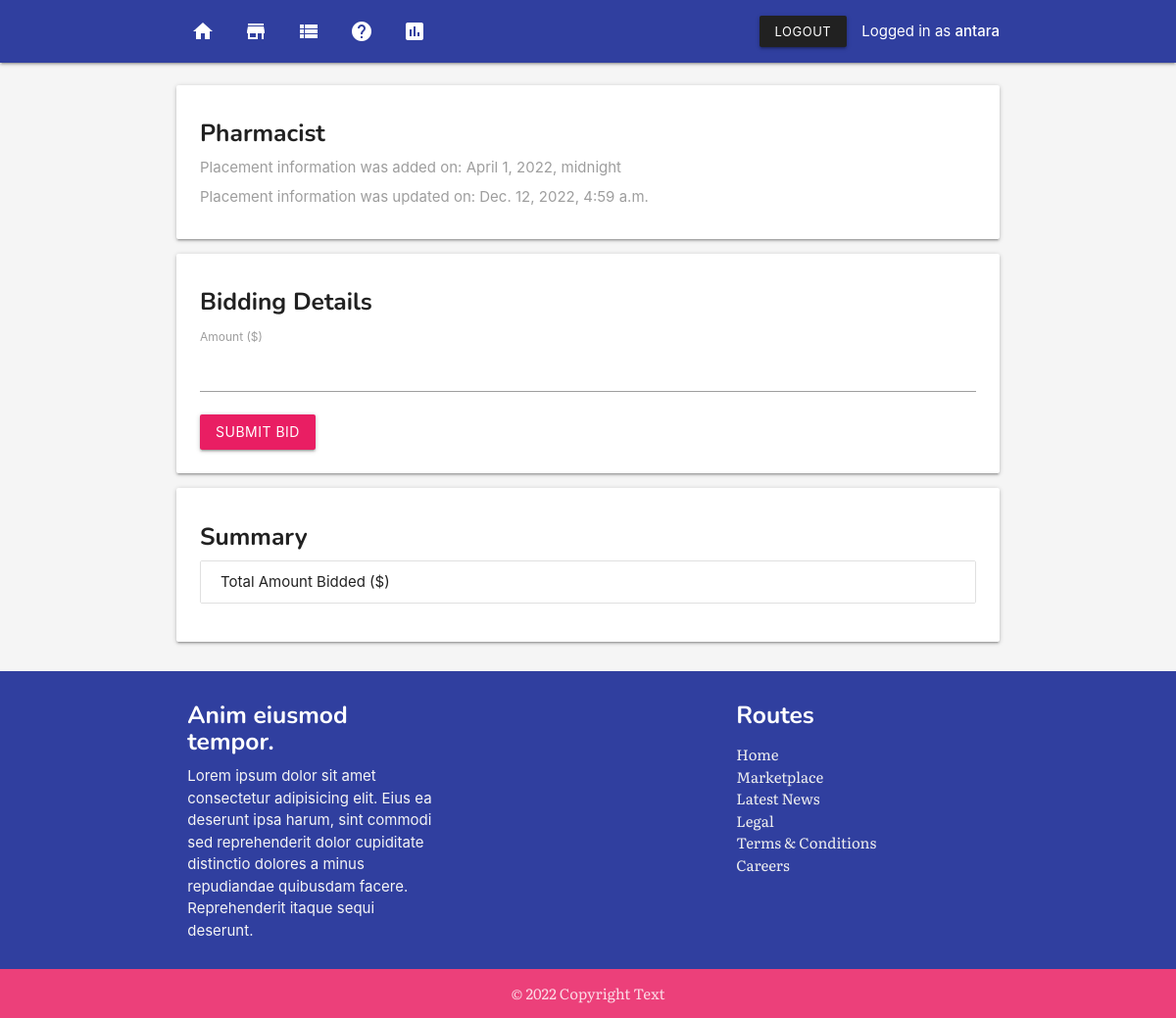
Screenshot of /marketplace/1/ (signed in) with the database file from the repository.
### core/models.py (models this page shows, shortened)
class User(AbstractUser):
    first_name = models.CharField(max_length=255, null=True)
    last_name = models.CharField(max_length=150, null=True)
    email = models.EmailField(unique=True)
    address = models.CharField(max_length=300, null=True)
    phone = models.CharField(
        max_length=10,
        null=True,
        validators=[
            MinLengthValidator(10)
        ]
    )
    age = models.CharField(max_length=5, null=True)
    birth_date = models.DateField(null=True)

### system/models.py (models this page shows, shortened)
class Auction(models.Model):
    title = models.CharField(max_length=255)
    slug = models.SlugField()
    start_time = models.DateTimeField(null=True)
    end_time = models.DateTimeField(null=True)
    start_price = models.DecimalField(max_digits=10, decimal_places=2, null=True)
    created = models.DateTimeField(auto_now_add=True)
    modified = models.DateTimeField(auto_now=True)
    winner = models.ForeignKey(User, on_delete=models.CASCADE, null=True)

### system/views.py (the view, shortened to what this page needs)
# urls.py: path('marketplace/<auction_id>/', views.auction_detail, name='auction-detail'),
@login_required
def auction_detail(request, auction_id):
    auction = get_object_or_404(Auction, pk=auction_id)
    context = {
        'auction': auction,
    }
    return render(request, 'auction_detail.html', context)

### templates/auction_detail.html (shortened to what this page needs)
{% extends 'base.html' %}
{% block content %}
{% include 'nav.html' %}
<section class="section">
    <section class="container">
            <div class="card">
                    <div class="card-content">
                        <h5>{{ auction.title }}</h5>
                        <p class="grey-text">Placement information was added on: {{ auction.created }}</p>
                        <p class="grey-text">Placement information was updated on: {{ auction.modified }}</p>
                    </div>
                </div>
       <div class="card">
           <div class="card-content">
               <form action="" method="POST" class="form">
               <h5>Bidding Details</h5>
               <label for="">
                   Amount ($)
               </label>
               <input name="amount" required id="amount" type="number" min=1>
               <button type="submit" style="margin-top: 1rem;" class="btn pink waves-effect waves-light">Submit Bid</button>
            </form>
           </div>
       </div>
       <div class="card">
            <div class="card-content">
                <h5>Summary</h5>
                <ul class="collection">
                    <li class="collection-item">Total Amount Bidded ($)
                    </li>
                </ul>
            </div>
        </div>
    </section>
</section>
{% include 'footer.html' %}
{% endblock content %}

### templates/nav.html (shortened to what this page needs)
<nav>
<div class="nav-wrapper indigo darken-2">
    <div class="container">
    <ul class="left hide-on-med-and-down">
            <li><a href="{% url 'system:home' %}"><i class="material-icons">home</i></a></li>
        <li><a href="{% url 'system:auctions' %}"><i class="material-icons">store</i></a></li>
        <li><a href="{% url 'system:bid-summary' %}"><i class="material-icons">view_list</i></a></li>
        <li><a href="{% url 'system:about' %}"><i class="material-icons">help</i></a></li>
        <li><a href="{% url 'system:dashboard' %}"><i class="material-icons">insert_chart</i></a></li>
    </ul>
    <ul class="right hide-on-med-and-down">
            {% if user.is_authenticated %}
            <li><a class="btn-small waves-effect waves-light grey darken-4" href="{% url 'core:logout' %}">Logout</a></li>
            <li>Logged in as <strong>{{ user.username }}</strong></li>
        {% endif %}
    </ul>
</div>
</div>
</nav>

### templates/base.html (style rules this page uses)
p { margin-top: 0.5rem !important; margin-bottom: 0.5rem!important; }
h1, h2, h3, h4, h5, h6 { margin-top: .5em !important; font-family: 'Nunito', sans-serif; font-weight: bold; }
body { display: flex; min-height: 100vh; flex-direction: column; }

### rows the page displays
User: username "antara"
Auction: title "Pharmacist", created "April 1, 2022, midnight", modified "Dec. 12, 2022, 4:59 a.m."
